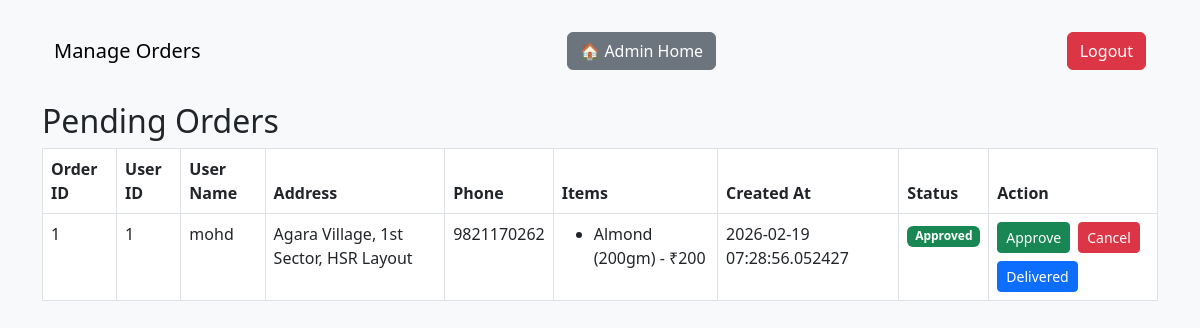
The page /admin/orders on the database as committed earlier.
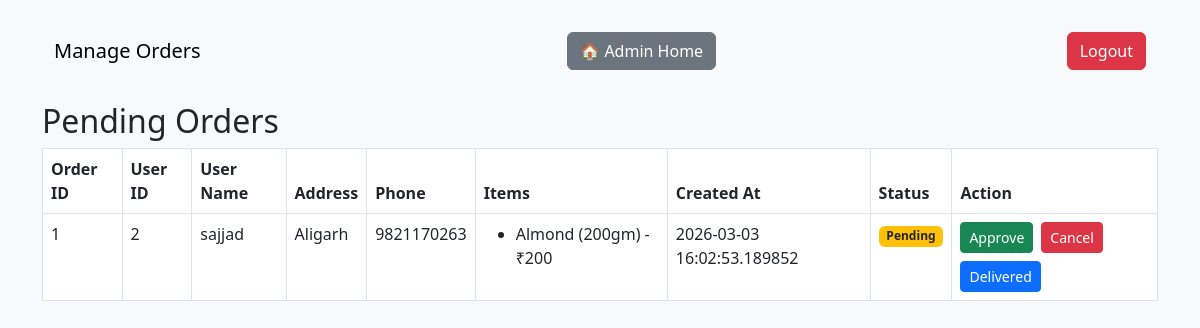
The same page on the database as committed later.
### models.py (models this page shows, shortened)
class Order(db.Model):
    __tablename__ = "orders"
    id = db.Column(db.Integer, primary_key=True)
    user_id = db.Column(db.Integer, nullable=False)
    user_name = db.Column(db.String(100), nullable=False)
    user_address = db.Column(db.String(200), nullable=False)
    phone_number = db.Column(db.String(20), nullable=False)
    items = db.Column(db.JSON, nullable=False) # store cart items as JSON
    status = db.Column(db.String(20), default="Pending") # Pending, Approved, Cancelled
    created_at = db.Column(db.DateTime, default=datetime.utcnow)

### admin_routes.py (the view)
@admin_bp.route("/orders")
def orders():
    all_orders = Order.query.order_by(Order.created_at.desc()).all()
    return render_template("admin_orders.html", orders=all_orders)

### app.py (called while the page is built)
@app.context_processor
def inject_cart():
    return inject_cart_count()

@app.context_processor
def inject_current_year():
    return { 'current_year': datetime.now().year}

### utils.py (called while the page is built)
def inject_cart_count():
    user_id = session.get("user_id")
    cart_key = f"cart_{user_id}" if user_id else "cart"
    cart = session.get(cart_key, [])
    return dict(cart_count=len(cart))

### templates/admin_orders.html (shortened to what this page needs)
<!DOCTYPE html>
<html lang="en">
<head>
  <link href="https://cdn.jsdelivr.net/npm/bootstrap@5.3.0/dist/css/bootstrap.min.css" rel="stylesheet">
</head>
<body class="bg-light">
<div class="container mt-4">
  <nav class="navbar navbar-light bg-light mb-4">
    <div class="container-fluid">
          <span class="navbar-brand mb-0 h1">Manage Orders</span>
          <a href="{{ url_for('admin_bp.home') }}" class="btn btn-secondary">🏠 Admin Home</a>
          <a href="{{ url_for('admin_bp.logout') }}" class="btn btn-danger">Logout</a>
    </div>
  </nav>
  <h2>Pending Orders</h2>
  {% if orders %}
    <table class="table table-bordered">
      <thead>
        <tr>
          <th>Order ID</th>
          <th>User ID</th>
          <th>User Name</th>
          <th>Address</th>
          <th>Phone</th>
          <th>Items</th>
          <th>Created At</th>
          <th>Status</th>
          <th>Action</th>
        </tr>
      </thead>
      <tbody>
        {% for order in orders %}
        <tr>
          <td>{{ order.id }}</td>
          <td>{{ order.user_id }}</td>
          <td>{{ order.user_name }}</td>
          <td>{{ order.user_address }}</td>
          <td>{{ order.phone_number }}</td>
          <td>
            <ul>
              {% for item in order.items %}
                <li>{{ item.item }} ({{ item.weight }}) - ₹{{ item.price }}</li>
              {% endfor %}
            </ul>
          </td>
          <td>{{ order.created_at }}</td>
          <td>
            {% if order.status == "Pending" %}
              <span class="badge bg-warning text-dark">Pending</span>
            {% elif order.status == "Approved" %}
              <span class="badge bg-success">Approved</span>
            {% elif order.status == "Cancelled" %}
              <span class="badge bg-danger">Cancelled</span>
            {% elif order.status == "Delivered" %}
              <span class="badge bg-primary">Delivered</span>
            {% endif %}
          </td>
          <td>
            <div class="d-flex flex-wrap gap-2">
              <form method="POST" action="{{ url_for('admin_bp.approve_order', order_id=order.id) }}" style="display:inline;">
                <button type="submit" class="btn btn-success btn-sm">Approve</button>
              </form>
              <form method="POST" action="{{ url_for('admin_bp.cancel_order', order_id=order.id) }}" style="display:inline;">
                <button type="submit" class="btn btn-danger btn-sm">Cancel</button>
              </form>
              <form method="POST" action="{{ url_for('admin_bp.deliver_order', order_id=order.id) }}" style="display:inline;">
                <button type="submit" class="btn btn-primary btn-sm">Delivered</button>
              </form>
            </div>
          </td>
        </tr>
        {% endfor %}
      </tbody>
    </table>
  {% else %}
    <p>No pending orders.</p>
  {% endif %}
</div>
</body>
</html>

Rows that differ between the two databases and show on the page:
changed Order id 1: user_id "1" → "2"; user_name "mohd" → "sajjad"; user_address "Agara Village, 1st Sector, HSR Layout" → "Aligarh"; phone_number "9821170262" → "9821170263"; created_at "2026-02-19 07:28:56.052427" → "2026-03-03 16:02:53.189852"; status "Approved" → "Pending"
